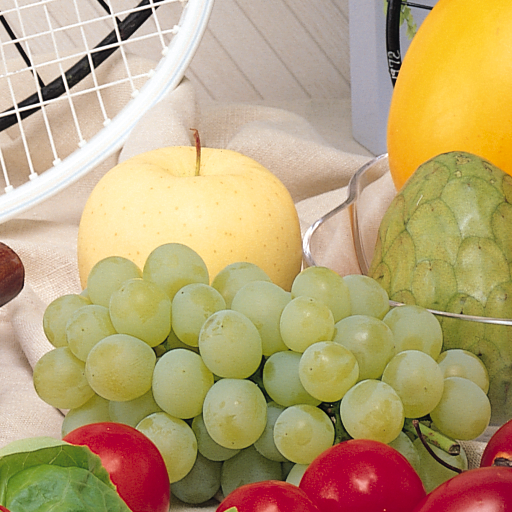
#> input picture images/fruits.png, 512 x 512 px
$ jupyter execute --allow-errors Tutorial1COMP478.ipynb
#> lines starting #> are read from the running program, lines starting #| are printed output that depends on the picture
<a href="https://colab.research.google.com/github/myconcordia/COMP478/blob/main/Tutorial1COMP478.ipynb" target="_parent"></a>

**Import Python modules**

[cell 1]
import matplotlib.pyplot as plt
import cv2
from google.colab.patches import cv2_imshow
import os

print(cv2.__version__, cv2.__spec__)
#print(cv2.getBuildInformation())

**Mount Google Drive: First mount and authenticate yourself with the following code**

[cell 2]
from google.colab import drive
drive.mount('/content/drive')

[cell 3]
# After executing the cell above, Drive
# files will be present in "/content/drive/My Drive".
#Second change your current folder to point working folder My Drive
os.chdir("/content/drive/My Drive/")
os.listdir()

**Read and display an image**

[cell 4]
I = cv2.imread('./images/fruits.png')
#> I is the input picture: shape (512, 512, 3); mean B, G, R 118.3, 163.3, 185.5
J = cv2.cvtColor(I, cv2.COLOR_BGR2RGB)
print('Image size:', I.shape)
#| Image size: (512, 512, 3)
print('Image size:', J.shape)
#| Image size: (512, 512, 3)

#color images
cv2_imshow(I)

#grayscale image
cv2_imshow(J)

**Using Matplotlib**

[cell 5]
I = cv2.imread('./images/cat.png')
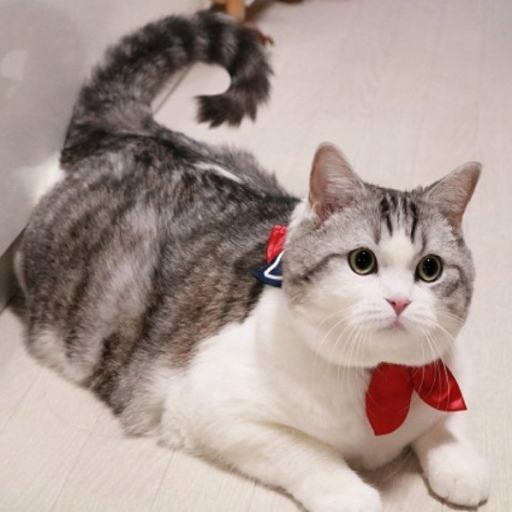
#> input picture images/cat.png, 512 x 512 px
#> I is the input picture: shape (512, 512, 3); mean B, G, R 148, 153.9, 170.7
Ic = cv2.cvtColor(I, cv2.COLOR_BGR2RGB)
print('Image size:', I.shape)
#| Image size: (512, 512, 3)
plt.imshow(Ic)
#plt.axis('off')  # to hide tick values on X and Y axis
plt.show()
J = cv2.cvtColor(I, cv2.COLOR_BGR2GRAY)
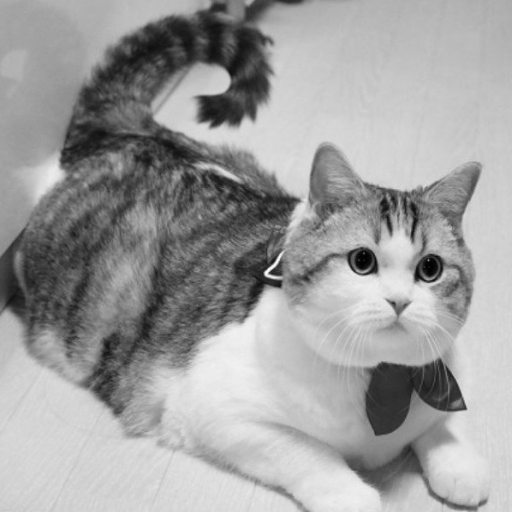
#> J: shape (512, 512); min 0, max 250, mean 158.3
print('Image size:', J.shape)
#| Image size: (512, 512)
plt.imshow(J, cmap ='gray')

[cell 6]
# Resize image
resized = cv2.resize(I, (256, 256), interpolation = cv2.INTER_AREA)
print('Resized Dimensions : ',resized.shape)
#| Resized Dimensions :  (256, 256, 3)
#cv2.imwrite('cat.png', resized)

[cell 7]
##OpenCV follows BGR order, while plt follows RGB order
I = cv2.cvtColor(I, cv2.COLOR_BGR2RGB)
B,G,R = cv2.split(I)       # get Blue,Green,Red
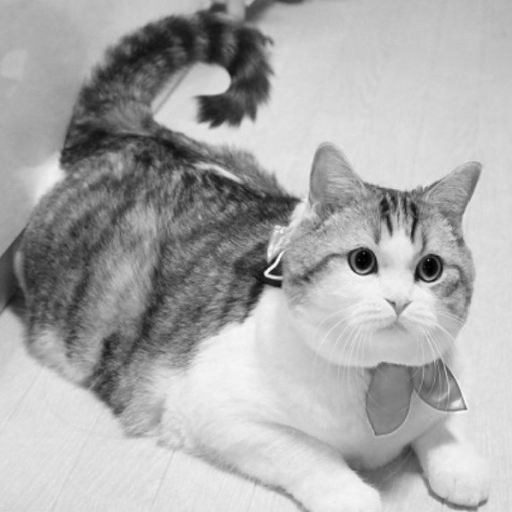
#> B: shape (512, 512); min 0, max 253, mean 170.7
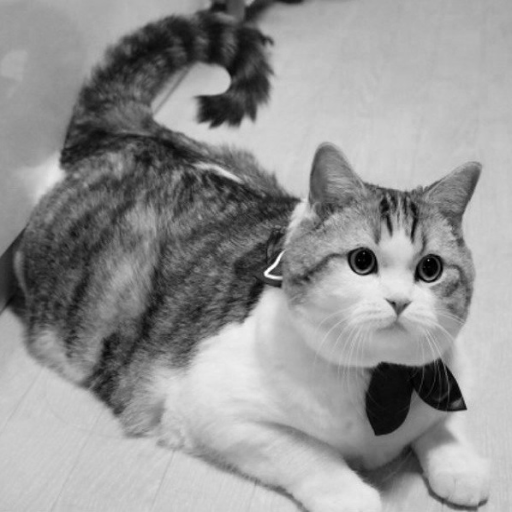
#> R: shape (512, 512); min 0, max 255, mean 148
#I = cv2.merge([R,G,B])     # switch it to RGB
plt.figure()
plt.subplot(121), plt.imshow(I), plt.title('Color image ')
#plt.axis('off')
plt.subplot(122), plt.imshow(J, cmap ='gray'), plt.title('Grayscale image')
#plt.axis('off')
plt.tight_layout()
plt.show()

[cell 8]
plt.figure('RGB image channels')
plt.subplot(131), plt.imshow(R, cmap ='gray'), plt.axis('off')
plt.subplot(132), plt.imshow(G, cmap ='gray'), plt.axis('off')
plt.subplot(133), plt.imshow(B, cmap ='gray'), plt.axis('off')
plt.tight_layout()
plt.show()

[cell 9]
#converting image to HSV format
HSV = cv2.cvtColor(I,cv2.COLOR_BGR2HSV)
#> HSV: shape (512, 512, 3); mean H, S, V 111.9, 40, 170.7
H,S,V = cv2.split(HSV)
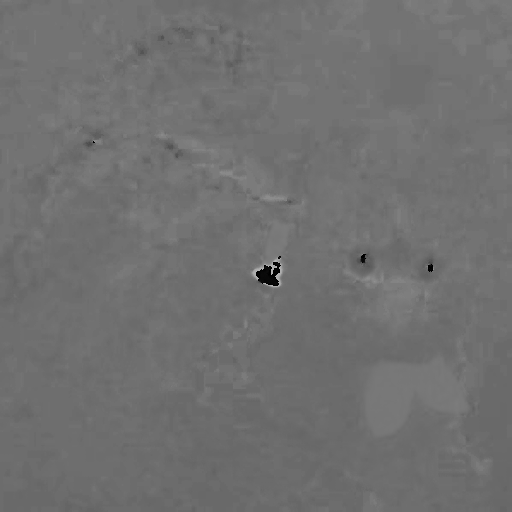
#> H: shape (512, 512); min 0, max 179, mean 111.9
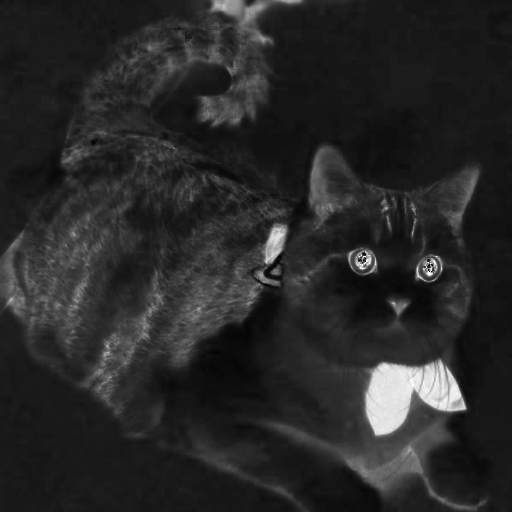
#> S: shape (512, 512); min 0, max 255, mean 40
plt.figure('HSV image channels')
plt.subplot(131), plt.imshow(H, cmap ='gray'), plt.axis('off')
plt.subplot(132), plt.imshow(S, cmap ='gray'), plt.axis('off')
plt.subplot(133), plt.imshow(V, cmap ='gray'), plt.axis('off')
plt.tight_layout()
plt.show()
